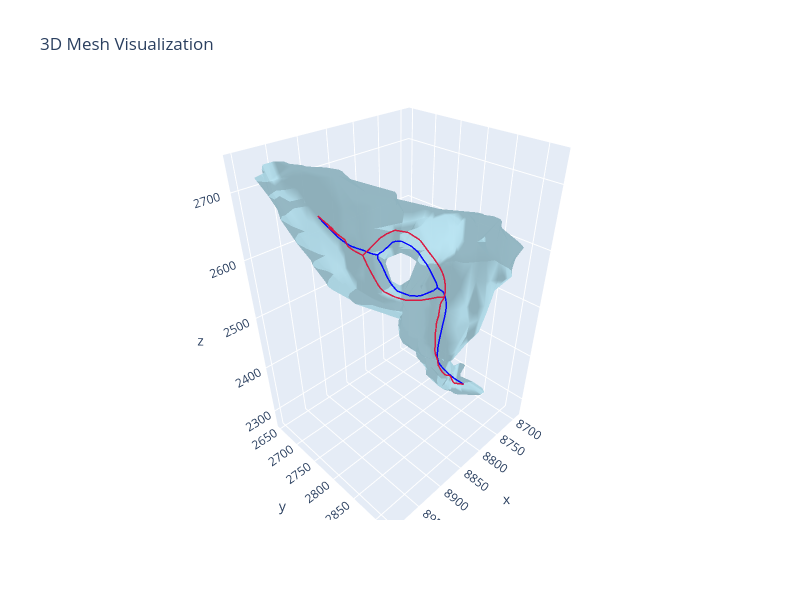

Notebook cell for this chart:
### Markdown cell above
# Skeleton optimization

### Code cell
from mcf2swc import (
    SkeletonGraph,
    MeshManager,
    SkeletonOptimizer,
    SkeletonOptimizerOptions,
)

do_skeleton_optimization = True

if do_skeleton_optimization:
    opts = SkeletonOptimizerOptions(
        max_iterations=20,
        step_size=1.0,
        smoothing_weight=0.1,
        verbose=True,
    )
    # Create optimizer and check for surface crossing
    optimizer = SkeletonOptimizer(raw_skeleton, mm.mesh, opts)
    has_crossing, num_outside, max_dist = optimizer.check_surface_crossing()
    print(f"Surface crossing: {has_crossing}")
    print(f"Points outside: {num_outside}/{raw_skeleton.total_points()}")
    print(f"Max distance: {max_dist:.4f}")
    # Run optimization
    print("\nOptimizing skeleton...")
    optimized_skeleton = optimizer.optimize()

    skeleton = optimized_skeleton
    all_skeletons = [raw_skeleton, optimized_skeleton]
else:
    skeleton = raw_skeleton
    all_skeletons = [raw_skeleton]


mm.visualize_mesh_3d(skel=all_skeletons, skel_color=["blue", "crimson"])

### Figure 1 — Plotly figure (JSON) as saved in the notebook; plotly's stock layout.template omitted (floating-point values rounded to 4 significant figures; data arrays with more than 128 entries replaced by an {"elided": "..."} marker saying what was removed)
{"data": [{"color": "lightblue", "i": {"elided": "1016 int values"}, "j": {"elided": "1016 int values"}, "k": {"elided": "1016 int values"}, "name": "Mesh", "opacity": 0.8, "type": "mesh3d", "x": {"elided": "508 float values"}, "y": {"elided": "508 float values"}, "z": {"elided": "508 float values"}}, {"line": {"color": "blue", "width": 3}, "mode": "lines", "name": "Skeleton 0", "opacity": 0.95, "showlegend": false, "type": "scatter3d", "x": {"elided": "357 float values"}, "y": {"elided": "357 float values"}, "z": {"elided": "357 float values"}}, {"line": {"color": "crimson", "width": 3}, "mode": "lines", "name": "Skeleton 1", "opacity": 0.95, "showlegend": false, "type": "scatter3d", "x": {"elided": "357 float values"}, "y": {"elided": "357 float values"}, "z": {"elided": "357 float values"}}], "layout": {"autosize": false, "height": 600, "scene": {"aspectmode": "data", "xaxis": {"visible": true}, "yaxis": {"visible": true}, "zaxis": {"visible": true}}, "title": {"text": "3D Mesh Visualization"}, "width": 800}}
